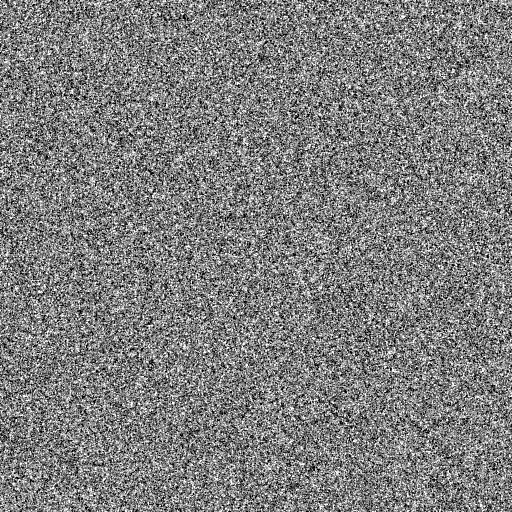
#> input picture videolar/hf-tarzlar/foto25d/assets/gren.png, 512 x 512 px, given in place of drackenstein_quarry.jpg, which was not available; the run also reads 1 picture not shown here
$ python hazirla.py assets
#> lines starting #> are read from the running program, lines starting #| are printed output that depends on the picture; pictures that were not available may be replaced by others from this repository, and a replacement may not be noted
# foto25d varlık hazırlığı. Kaynaklar KAYNAKLAR.txt'de (hepsi Poly Haven, CC0).
# Gerekli ham dosyalar (indirme adresleri KAYNAKLAR.txt'de):
#   ham/drackenstein_quarry.jpg (8192x4096 tonemapped JPG)
#   ham/stacked_stone_wall.jpg, ham/hessian_230.jpg, ham/curly_teddy_natural.jpg,
#   ham/rock_boulder_dry.jpg, ham/rock_surface.jpg (2k diffuse JPG)
# Çıktı: assets/*.jpg
import sys
import numpy as np
from PIL import Image, ImageFilter

Image.MAX_IMAGE_PIXELS = None
HAM = sys.argv[1] if len(sys.argv) > 1 else "ham"


def reproject(src, yaw, pitch, fov, w, h):
#> called with yaw = 225, pitch = -7, fov = 82.2, w = 2304, h = 1296
    H, W, _ = src.shape
#> H = 512; W = 512
    f = (w / 2) / np.tan(np.radians(fov) / 2)
    xs, ys = np.meshgrid(np.arange(w) - w / 2 + 0.5, np.arange(h) - h / 2 + 0.5)
    d = np.stack([xs, -ys, np.full_like(xs, f)], -1)
    d /= np.linalg.norm(d, axis=-1, keepdims=True)
    p = np.radians(pitch)
    cy, sy = np.cos(p), np.sin(p)
    y2 = d[..., 1] * cy + d[..., 2] * sy
    z2 = -d[..., 1] * sy + d[..., 2] * cy
    x2 = d[..., 0]
    lon = np.arctan2(x2, z2) + np.radians(yaw)
    lat = np.arcsin(np.clip(y2, -1, 1))
    u = ((lon / (2 * np.pi)) % 1) * W
    v = (0.5 - lat / np.pi) * H
    u0 = np.floor(u).astype(int) % W
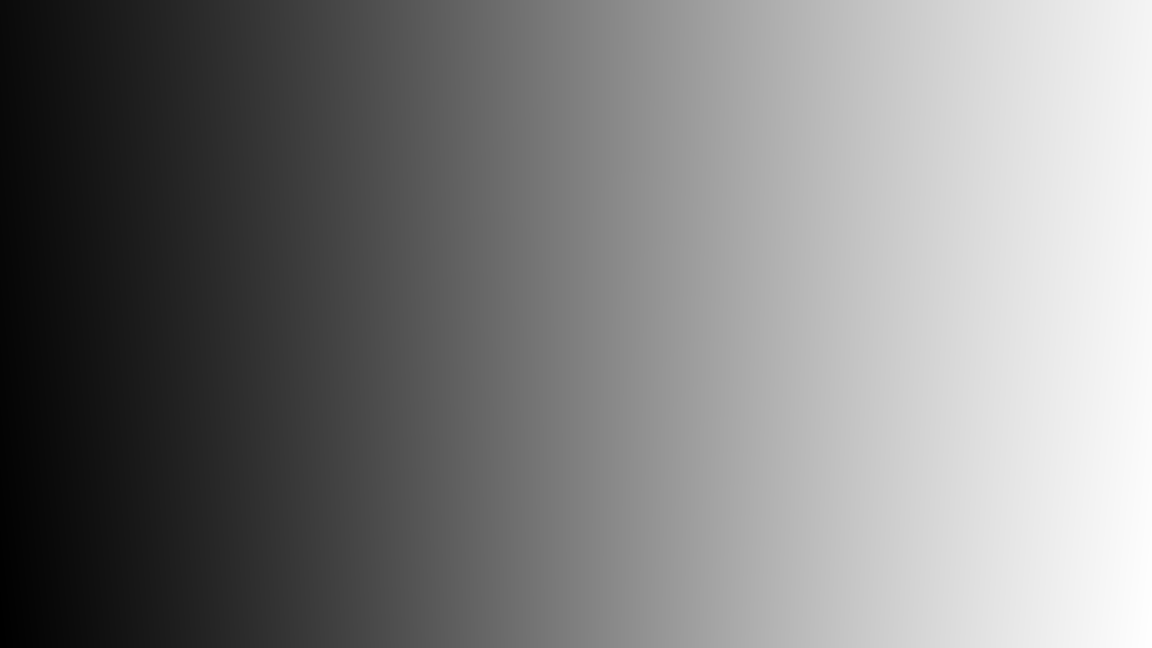
#> u: shape (1296, 2304) float64 (shown at 1/2 size); min 258.7, max 381.3, mean 320; drawn with min black and max white
    v0 = np.clip(np.floor(v).astype(int), 0, H - 2)
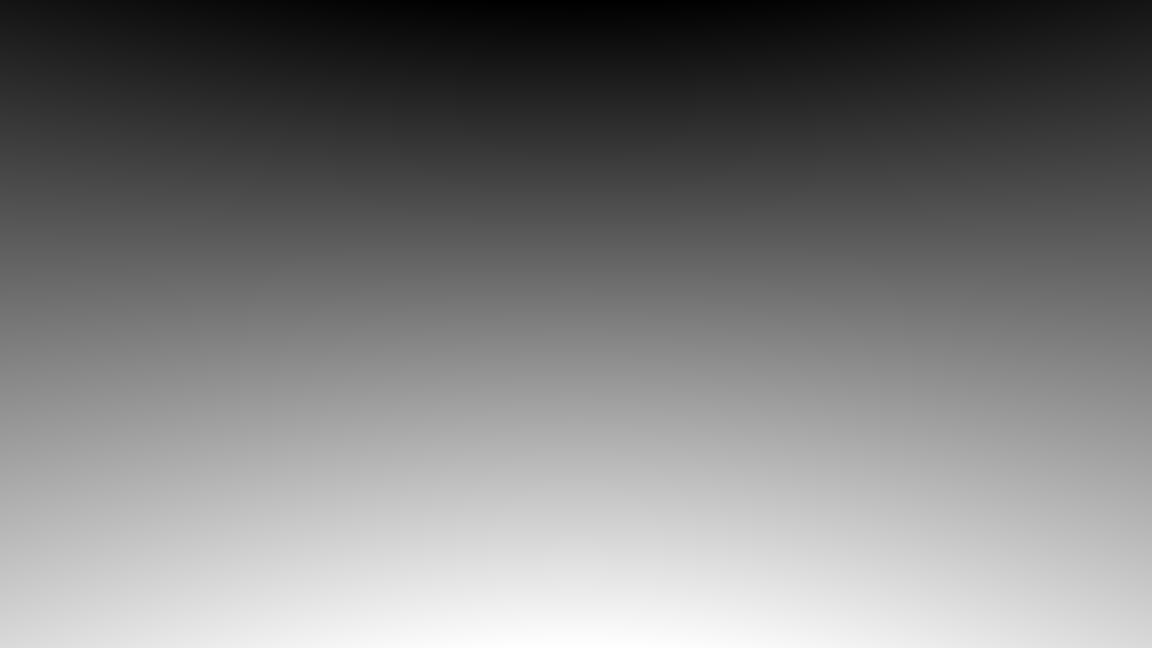
#> v: shape (1296, 2304) float64 (shown at 1/2 size); min 201.6, max 350.2, mean 274; drawn with min black and max white
    fu = (u - np.floor(u))[..., None]
    fv = (v - np.floor(v))[..., None]
    u1 = (u0 + 1) % W
    a = src[v0, u0] * (1 - fu) + src[v0, u1] * fu
    b = src[v0 + 1, u0] * (1 - fu) + src[v0 + 1, u1] * fu
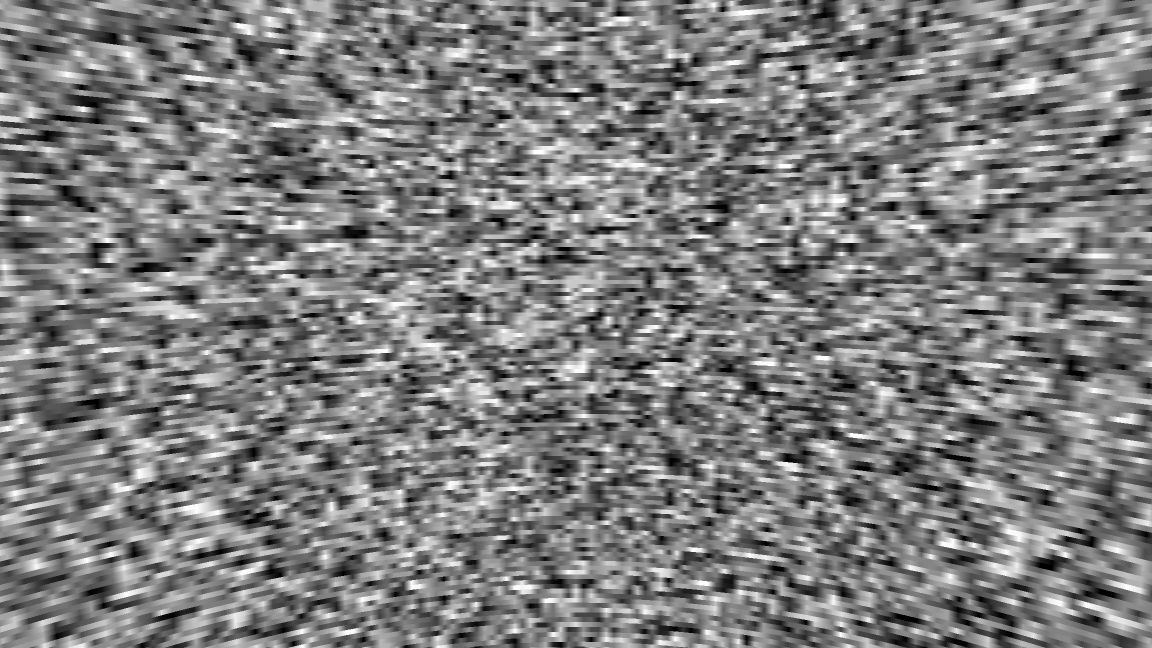
#> b: shape (1296, 2304, 3) float64 (shown at 1/2 size); min 0, max 255, mean 125.8
    return a * (1 - fv) + b * fv


def curve(x, lift=0.0, gamma=1.0, contrast=1.0):
    x = np.clip(x, 0, 1)
    x = lift + (1 - lift) * x ** gamma
    return np.clip(0.5 + (x - 0.5) * contrast, 0, 1)


src = np.asarray(Image.open(f"{HAM}/drackenstein_quarry.jpg").convert("RGB")).astype(np.float32)
# 2304x1296 = 1920x1080 kadrajın 1,2 katı (kamera kayması payı); ufuk ~ y 480
bg = reproject(src, 225, -7, 82.2, 2304, 1296) / 255.0
del src
H, W, _ = bg.shape
#> H = 1296; W = 2304
yy, xx = np.mgrid[0:H, 0:W].astype(np.float32)

# rüzgâr türbinlerini sil (gökyüzüne küçük dikey çizgiler): komşu gökle doldur
for (cx, cy, hw, top, bot) in [(900, 0, 14, 436, 471), (1092, 0, 15, 440, 471), (1222, 0, 17, 436, 486)]:
    x0, x1, y0, y1 = cx - hw, cx + hw, top, bot
    left = bg[y0:y1, x0 - 8:x0 - 2].mean(axis=1, keepdims=True)
    right = bg[y0:y1, x1 + 2:x1 + 8].mean(axis=1, keepdims=True) if x1 + 8 < W else left
    t = np.linspace(0, 1, x1 - x0)[None, :, None]
    bg[y0:y1, x0:x1] = left * (1 - t) + right * t

# akşam renk ayarı: sıcak, yumuşak kontrast, yeşiller biraz kısık
lum = (0.3 * bg[..., 0] + 0.59 * bg[..., 1] + 0.11 * bg[..., 2])[..., None]
bg = lum + (bg - lum) * 0.86
bg[..., 0] = curve(bg[..., 0] * 1.07, 0.02, 0.95, 1.06)
#> in curve, `return np.clip(0.5 + (x - 0.5) * contrast, 0, 1)`:
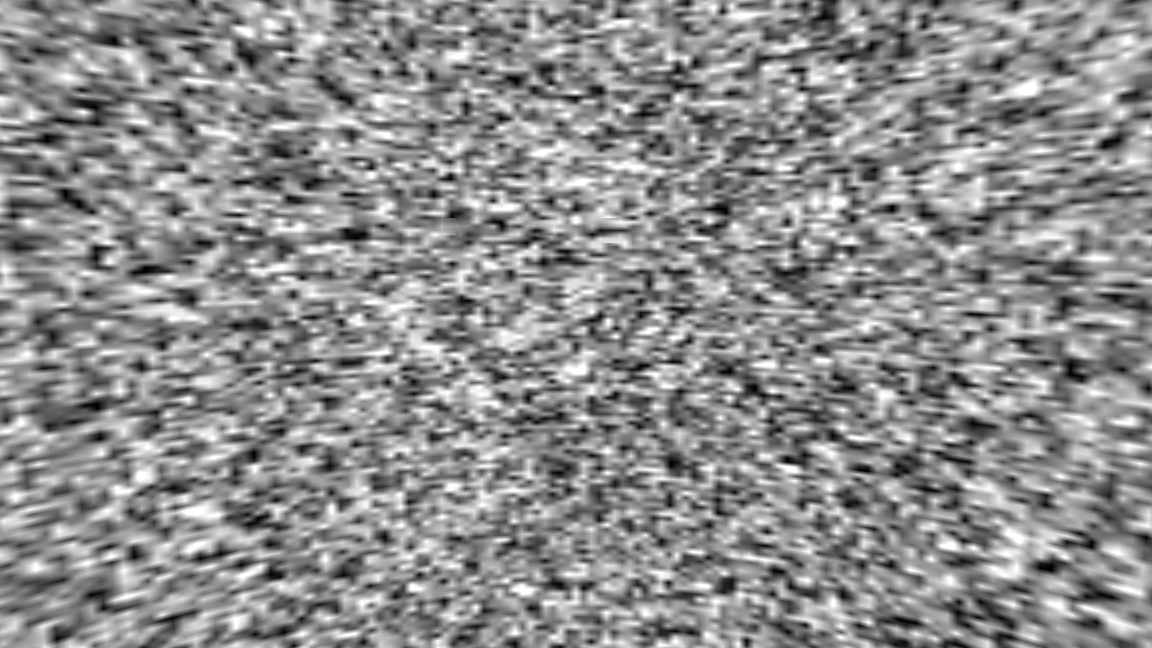
#> returned value: shape (1296, 2304) float64 (shown at 1/2 size); min 0, max 1, mean 0.555
bg[..., 1] = curve(bg[..., 1] * 0.96, 0.02, 1.0, 1.06)
bg[..., 2] = curve(bg[..., 2] * 0.88, 0.04, 1.06, 1.02)
#> call 3 of curve, with lift = 0.04, gamma = 1.06, contrast = 1.02
#> in curve (call 3), `x = np.clip(x, 0, 1)`:
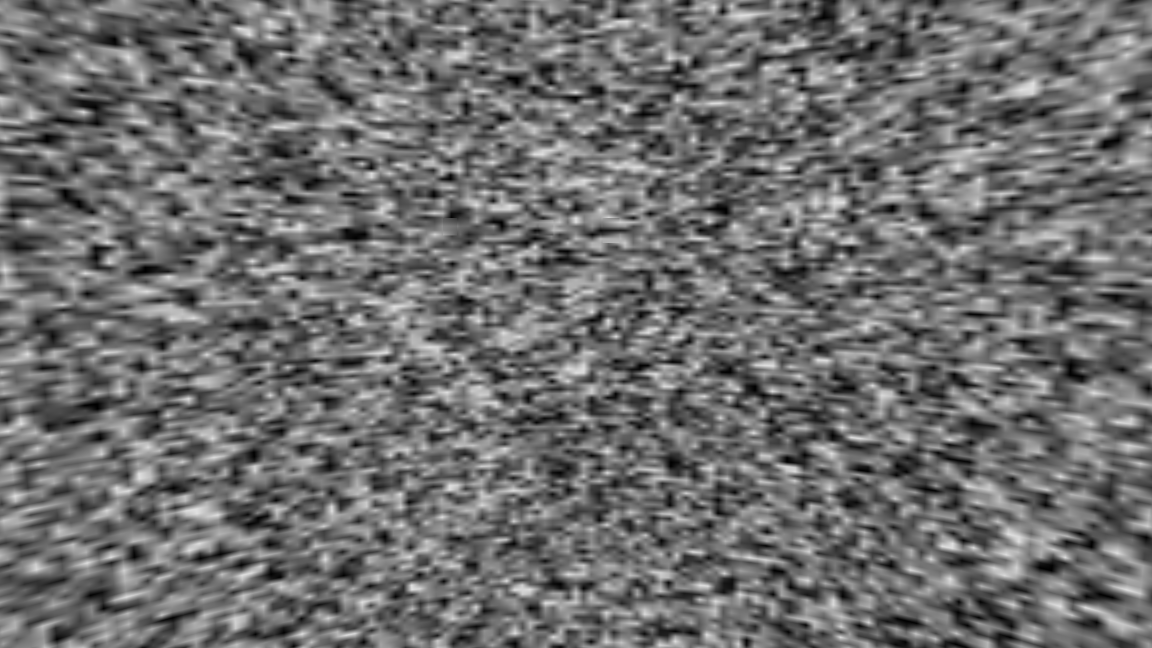
#> x: shape (1296, 2304) float64 (shown at 1/2 size); min 2.55e-06, max 0.88, mean 0.434
# güneş ışıması (bulutun arkasında, sol-orta üst) ve ufuk pusu
sun = np.exp(-(((xx - 980) / 700) ** 2 + ((yy - 330) / 360) ** 2))
bg += sun[..., None] * np.array([0.16, 0.07, 0.0])
haze = np.exp(-((yy - 500) / 90) ** 2)
bg = bg * (1 - 0.18 * haze[..., None]) + 0.18 * haze[..., None] * np.array([1.0, 0.86, 0.62])
# ön plan hafif kararır (göz ağıla gitsin)
bot = np.clip((yy - 900) / 400, 0, 1)
bg *= (1 - 0.22 * bot[..., None])
bg = np.clip(bg, 0, 1)
out = Image.fromarray((bg * 255).astype(np.uint8))
out.save("assets/manzara.jpg", quality=90)
out.filter(ImageFilter.GaussianBlur(7)).save("assets/manzara-flu.jpg", quality=86)
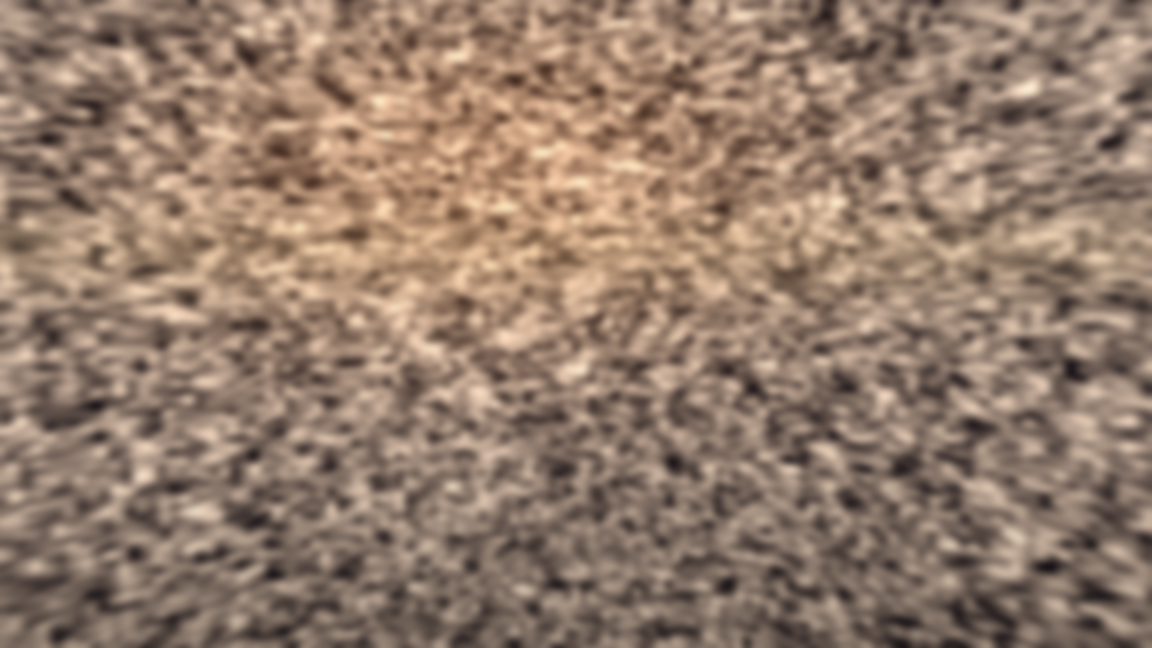
#> saved as manzara-flu.jpg: PIL image 2304x1296 RGB (shown at 1/2 size); mean R, G, B 147.9, 124.7, 108.2


def tex(name, size, sat, mul, lift=0.0, gamma=1.0, contrast=1.0, blur=0):
#> (the run stopped early here; a loop or call above may not have finished)
